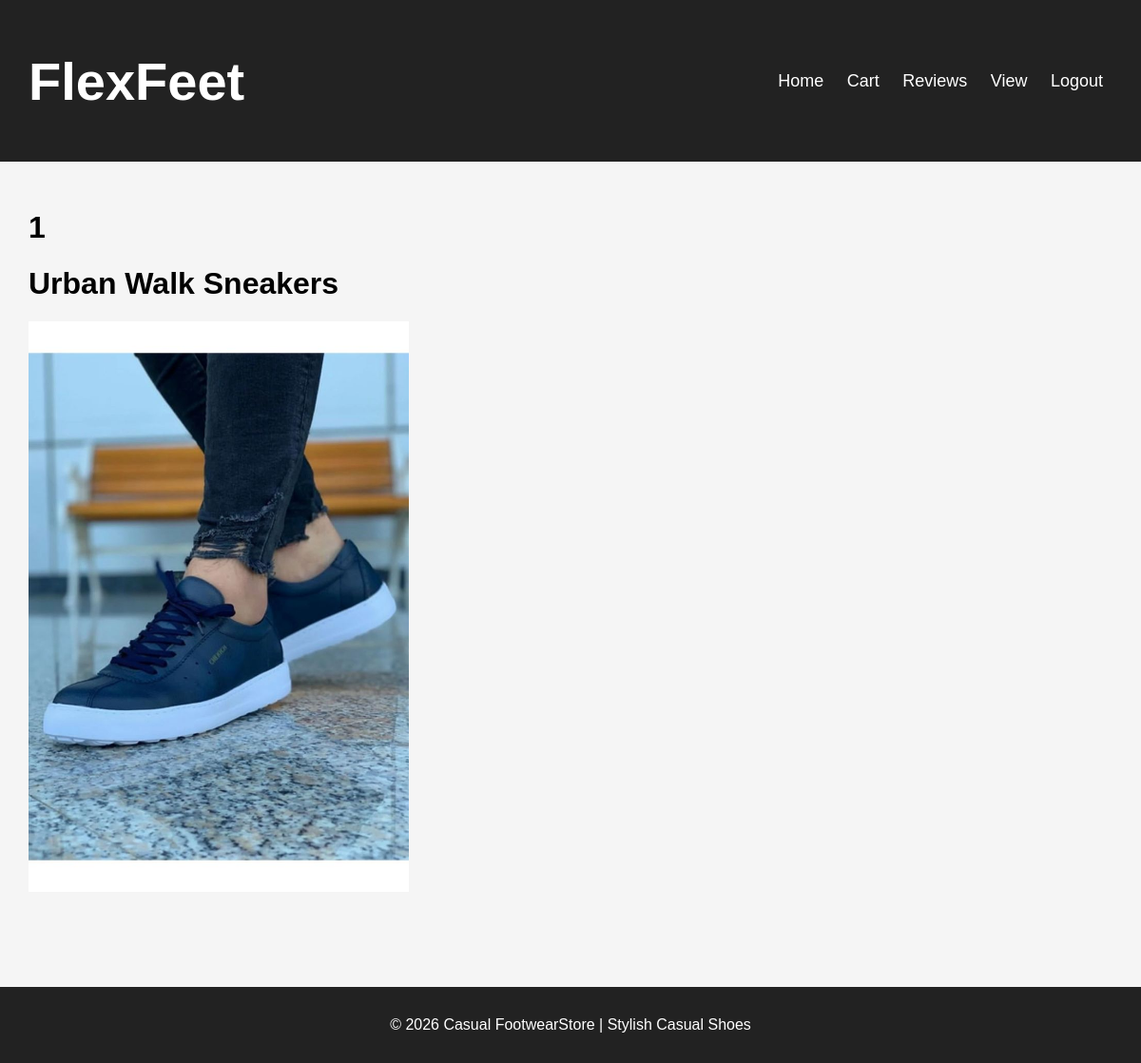
Page /single-product/1 on the committed database.
### app/models.py (models this page shows, shortened)
class Product(models.Model):
    name = models.CharField(max_length=100)
    price = models.IntegerField()
    image = models.ImageField(upload_to='products/')
    description = models.TextField()

### app/views.py (the view)
# urls.py: path('single-product/<int:pk>',views.single_profile,name='single_product'),
def single_profile(request,pk):
    profile=Product.objects.get(pk=pk)
    return render(request,'singleproduct.html',{'profile':profile})

### template/singleproduct.html (shortened to what this page needs)
<!DOCTYPE html>
<html lang="en">
{% extends 'base.html' %}
{% load static %}
{% block content %}
<head>
</head>
<body>
<h1>{{ profile.pk }}</h1>
<h1>{{ profile.name }}</h1>
<h1><img src="{{ profile.image.url}}"width="400"></h1>
{% endblock %}

### static/css/Style.css (style rules this page uses)
body { margin: 0; font-family: Arial, sans-serif; background: #f5f5f5; }

### rows in the picture
Product: pk "1", name "Urban Walk Sneakers", image (picture)
